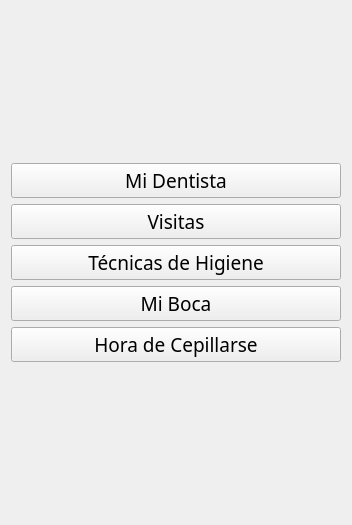
<?xml version="1.0" encoding="UTF-8"?>
<ui version="4.0">
 <class>Ventana</class>
 <widget class="QWidget" name="Ventana">
  <property name="geometry">
   <rect>
    <x>0</x>
    <y>0</y>
    <width>352</width>
    <height>525</height>
   </rect>
  </property>
  <property name="minimumSize">
   <size>
    <width>352</width>
    <height>525</height>
   </size>
  </property>
  <property name="font">
   <font>
    <family>Ink Free</family>
   </font>
  </property>
  <property name="windowTitle">
   <string>Ventana</string>
  </property>
  <layout class="QGridLayout" name="gridLayout">
   <item row="1" column="0">
    <widget class="Boton" name="pbMiDentista">
     <property name="font">
      <font>
       <family>Lucida Sans</family>
       <pointsize>14</pointsize>
      </font>
     </property>
     <property name="text">
      <string>Mi Dentista</string>
     </property>
    </widget>
   </item>
   <item row="2" column="0">
    <widget class="Boton" name="pbVisitas">
     <property name="font">
      <font>
       <family>Lucida Sans</family>
       <pointsize>14</pointsize>
      </font>
     </property>
     <property name="text">
      <string>Visitas</string>
     </property>
    </widget>
   </item>
   <item row="3" column="0">
    <widget class="Boton" name="pbTecnicasHigiene">
     <property name="font">
      <font>
       <family>Lucida Sans</family>
       <pointsize>14</pointsize>
      </font>
     </property>
     <property name="text">
      <string>Técnicas de Higiene</string>
     </property>
    </widget>
   </item>
   <item row="0" column="0">
    <spacer name="verticalSpacer">
     <property name="orientation">
      <enum>Qt::Vertical</enum>
     </property>
     <property name="sizeHint" stdset="0">
      <size>
       <width>20</width>
       <height>40</height>
      </size>
     </property>
    </spacer>
   </item>
   <item row="4" column="0">
    <widget class="Boton" name="pbMiBoca">
     <property name="font">
      <font>
       <family>Lucida Sans</family>
       <pointsize>14</pointsize>
      </font>
     </property>
     <property name="text">
      <string>Mi Boca</string>
     </property>
    </widget>
   </item>
   <item row="5" column="0">
    <widget class="Boton" name="pbHoraCepillarse">
     <property name="font">
      <font>
       <family>Lucida Sans</family>
       <pointsize>14</pointsize>
      </font>
     </property>
     <property name="text">
      <string>Hora de Cepillarse</string>
     </property>
    </widget>
   </item>
   <item row="6" column="0">
    <spacer name="verticalSpacer_2">
     <property name="orientation">
      <enum>Qt::Vertical</enum>
     </property>
     <property name="sizeHint" stdset="0">
      <size>
       <width>20</width>
       <height>40</height>
      </size>
     </property>
    </spacer>
   </item>
  </layout>
 </widget>
 <customwidgets>
  <customwidget>
   <class>Boton</class>
   <extends>QPushButton</extends>
   <header location="global">boton.h</header>
  </customwidget>
 </customwidgets>
 <resources/>
 <connections/>
</ui>
